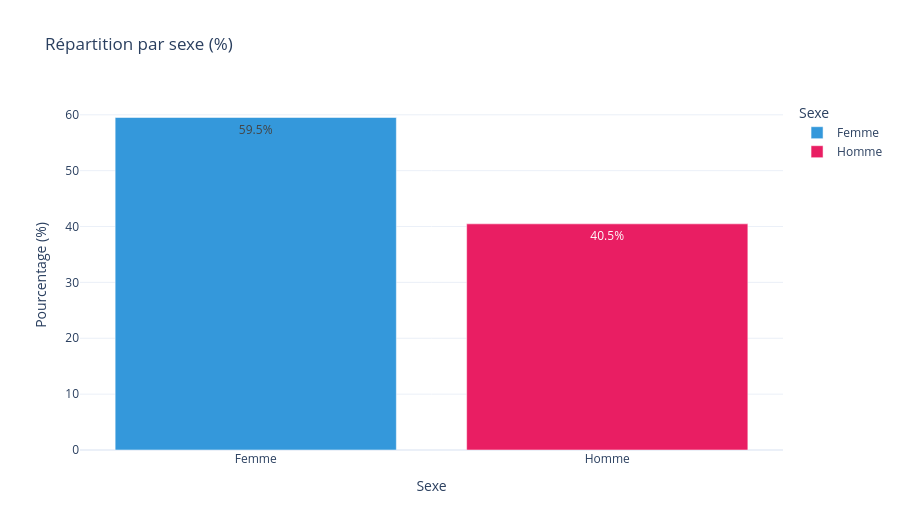

Write notebook code for a chart like this one.
### Code cell
sexe_counts = df['Sexe'].value_counts(normalize=True) * 100
sexe_counts = sexe_counts.reset_index()
sexe_counts.columns = ['Sexe', 'Pourcentage']
fig_sexe = px.bar(
    sexe_counts,
    x='Sexe',
    y='Pourcentage',
    text=sexe_counts['Pourcentage'].round(1),
    title='Répartition par sexe (%)',
    color='Sexe',
    color_discrete_sequence=['#3498db', '#e91e63'],
    height=530
)

fig_sexe.update_traces(
    texttemplate='%{text}%',
    textposition='inside'
)

fig_sexe.update_layout(
    template='plotly_white',
    yaxis_title='Pourcentage (%)'
)

fig_sexe.show()

### Figure 1 — Plotly figure (JSON) as saved in the notebook; plotly's stock layout.template omitted (floating-point values rounded to 4 significant figures)
{"data": [{"hovertemplate": "Sexe=%{x}<br>Pourcentage=%{y}<br>text=%{text}<extra></extra>", "legendgroup": "Femme", "marker": {"color": "#3498db", "pattern": {"shape": ""}}, "name": "Femme", "orientation": "v", "showlegend": true, "text": [59.5], "textposition": "inside", "texttemplate": "%{text}%", "type": "bar", "x": ["Femme"], "xaxis": "x", "y": [59.52], "yaxis": "y"}, {"hovertemplate": "Sexe=%{x}<br>Pourcentage=%{y}<br>text=%{text}<extra></extra>", "legendgroup": "Homme", "marker": {"color": "#e91e63", "pattern": {"shape": ""}}, "name": "Homme", "orientation": "v", "showlegend": true, "text": [40.5], "textposition": "inside", "texttemplate": "%{text}%", "type": "bar", "x": ["Homme"], "xaxis": "x", "y": [40.48], "yaxis": "y"}], "layout": {"barmode": "relative", "height": 530, "legend": {"title": {"text": "Sexe"}, "tracegroupgap": 0}, "title": {"text": "Répartition par sexe (%)"}, "xaxis": {"anchor": "y", "categoryarray": ["Femme", "Homme"], "categoryorder": "array", "domain": [0, 1], "title": {"text": "Sexe"}}, "yaxis": {"anchor": "x", "domain": [0, 1], "title": {"text": "Pourcentage (%)"}}}}
